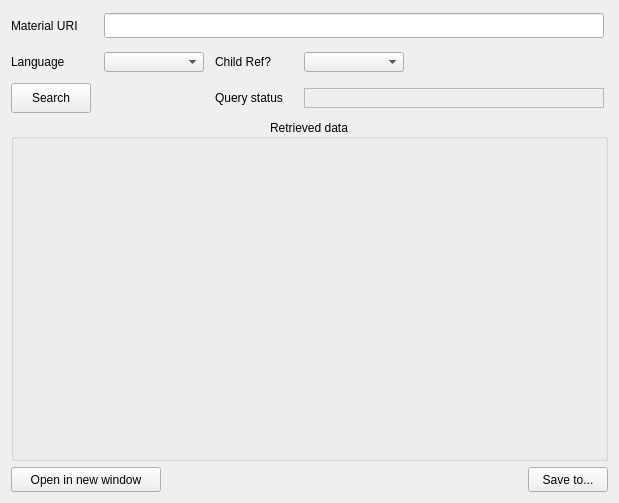
      <widget class="QWidget" name="GetMaterialDetails_tab">
       <attribute name="title">
        <string>Get Material details</string>
       </attribute>
       <attribute name="toolTip">
        <string>&lt;html&gt;&lt;head/&gt;&lt;body&gt;&lt;p&gt;Search the detail of the Material specified in the URI. User can choose the Language of the output, and whether the details shoudl icnlude child references. It performs the method &amp;quot;&lt;span style=&quot; font-weight:700;&quot;&gt;/api/Material/v1&lt;/span&gt;&amp;quot;&lt;/p&gt;&lt;/body&gt;&lt;/html&gt;</string>
       </attribute>
       <layout class="QHBoxLayout" name="horizontalLayout_15">
        <item>
         <layout class="QGridLayout" name="gridLayout_7">
          <item row="0" column="0">
           <widget class="QLabel" name="GetMaterialDetails_DomainURI_label">
            <property name="minimumSize">
             <size>
              <width>85</width>
              <height>30</height>
             </size>
            </property>
            <property name="maximumSize">
             <size>
              <width>85</width>
              <height>30</height>
             </size>
            </property>
            <property name="text">
             <string>Material URI</string>
            </property>
           </widget>
          </item>
          <item row="0" column="1" colspan="3">
           <widget class="QLineEdit" name="GetMaterialDetails_SearchTextString_lineEdit">
            <property name="minimumSize">
             <size>
              <width>500</width>
              <height>20</height>
             </size>
            </property>
            <property name="maximumSize">
             <size>
              <width>50</width>
              <height>25</height>
             </size>
            </property>
           </widget>
          </item>
          <item row="1" column="0">
           <widget class="QLabel" name="GetMaterialDetails_DataStructure_label">
            <property name="minimumSize">
             <size>
              <width>80</width>
              <height>30</height>
             </size>
            </property>
            <property name="maximumSize">
             <size>
              <width>80</width>
              <height>30</height>
             </size>
            </property>
            <property name="text">
             <string>Language</string>
            </property>
            <property name="wordWrap">
             <bool>true</bool>
            </property>
           </widget>
          </item>
          <item row="1" column="1">
           <widget class="QComboBox" name="GetMaterialDetails_DataStructure_comboBox">
            <property name="minimumSize">
             <size>
              <width>100</width>
              <height>20</height>
             </size>
            </property>
            <property name="maximumSize">
             <size>
              <width>100</width>
              <height>20</height>
             </size>
            </property>
            <property name="maxVisibleItems">
             <number>2</number>
            </property>
            <property name="maxCount">
             <number>2</number>
            </property>
           </widget>
          </item>
          <item row="1" column="2">
           <widget class="QLabel" name="GetMaterialDetails_DataStructure_label_2">
            <property name="minimumSize">
             <size>
              <width>80</width>
              <height>30</height>
             </size>
            </property>
            <property name="maximumSize">
             <size>
              <width>80</width>
              <height>30</height>
             </size>
            </property>
            <property name="text">
             <string>Child Ref?</string>
            </property>
            <property name="wordWrap">
             <bool>true</bool>
            </property>
           </widget>
          </item>
          <item row="1" column="3">
           <widget class="QComboBox" name="GetMaterialDetails_DataStructure_comboBox_2">
            <property name="minimumSize">
             <size>
              <width>100</width>
              <height>20</height>
             </size>
            </property>
            <property name="maximumSize">
             <size>
              <width>100</width>
              <height>20</height>
             </size>
            </property>
            <property name="maxVisibleItems">
             <number>2</number>
            </property>
            <property name="maxCount">
             <number>2</number>
            </property>
           </widget>
          </item>
          <item row="2" column="0">
           <widget class="QPushButton" name="GetMaterialDetails_Search_pushButton">
            <property name="minimumSize">
             <size>
              <width>80</width>
              <height>30</height>
             </size>
            </property>
            <property name="maximumSize">
             <size>
              <width>80</width>
              <height>30</height>
             </size>
            </property>
            <property name="text">
             <string>Search</string>
            </property>
           </widget>
          </item>
          <item row="2" column="2">
           <widget class="QLabel" name="GetMaterialDetails_QuerryStatus_label">
            <property name="enabled">
             <bool>true</bool>
            </property>
            <property name="minimumSize">
             <size>
              <width>80</width>
              <height>30</height>
             </size>
            </property>
            <property name="maximumSize">
             <size>
              <width>80</width>
              <height>30</height>
             </size>
            </property>
            <property name="text">
             <string>Query status</string>
            </property>
           </widget>
          </item>
          <item row="2" column="3">
           <widget class="QLabel" name="GetMaterialDetails_QuerryStatusResult_label">
            <property name="minimumSize">
             <size>
              <width>300</width>
              <height>20</height>
             </size>
            </property>
            <property name="maximumSize">
             <size>
              <width>150</width>
              <height>20</height>
             </size>
            </property>
            <property name="autoFillBackground">
             <bool>false</bool>
            </property>
            <property name="styleSheet">
             <string notr="true"/>
            </property>
            <property name="frameShape">
             <enum>QFrame::StyledPanel</enum>
            </property>
            <property name="frameShadow">
             <enum>QFrame::Sunken</enum>
            </property>
            <property name="text">
             <string/>
            </property>
           </widget>
          </item>
          <item row="3" column="0" colspan="4">
           <widget class="QGroupBox" name="GetMaterialDetails_JSONViewerHolder_groupBox">
            <property name="minimumSize">
             <size>
              <width>597</width>
              <height>301</height>
             </size>
            </property>
            <property name="font">
             <font>
              <pointsize>9</pointsize>
              <bold>false</bold>
              <underline>false</underline>
             </font>
            </property>
            <property name="title">
             <string>Retrieved data</string>
            </property>
            <property name="alignment">
             <set>Qt::AlignCenter</set>
            </property>
            <layout class="QHBoxLayout" name="horizontalLayout_7">
             <item>
              <widget class="QWidget" name="GetMaterialDetails_JSONViewerHolder_widget" native="true">
               <property name="minimumSize">
                <size>
                 <width>597</width>
                 <height>301</height>
                </size>
               </property>
              </widget>
             </item>
            </layout>
           </widget>
          </item>
          <item row="4" column="0" colspan="2">
           <widget class="QPushButton" name="GetMaterialDetails_OpenInNewWindow_pushButton">
            <property name="minimumSize">
             <size>
              <width>150</width>
              <height>25</height>
             </size>
            </property>
            <property name="maximumSize">
             <size>
              <width>150</width>
              <height>25</height>
             </size>
            </property>
            <property name="toolTip">
             <string>&lt;html&gt;&lt;head/&gt;&lt;body&gt;&lt;p&gt;Open data in new window for better visualization&lt;/p&gt;&lt;/body&gt;&lt;/html&gt;</string>
            </property>
            <property name="text">
             <string>Open in new window</string>
            </property>
           </widget>
          </item>
          <item row="4" column="3" alignment="Qt::AlignRight">
           <widget class="QPushButton" name="GetMaterialDetails_SaveTo_pushButton">
            <property name="minimumSize">
             <size>
              <width>80</width>
              <height>25</height>
             </size>
            </property>
            <property name="maximumSize">
             <size>
              <width>80</width>
              <height>25</height>
             </size>
            </property>
            <property name="text">
             <string>Save to...</string>
            </property>
           </widget>
          </item>
         </layout>
        </item>
       </layout>
      </widget>
